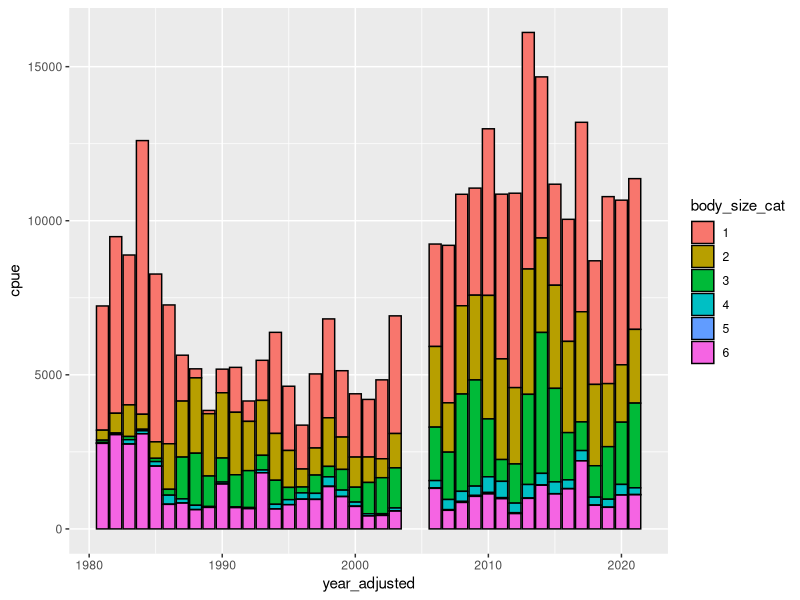
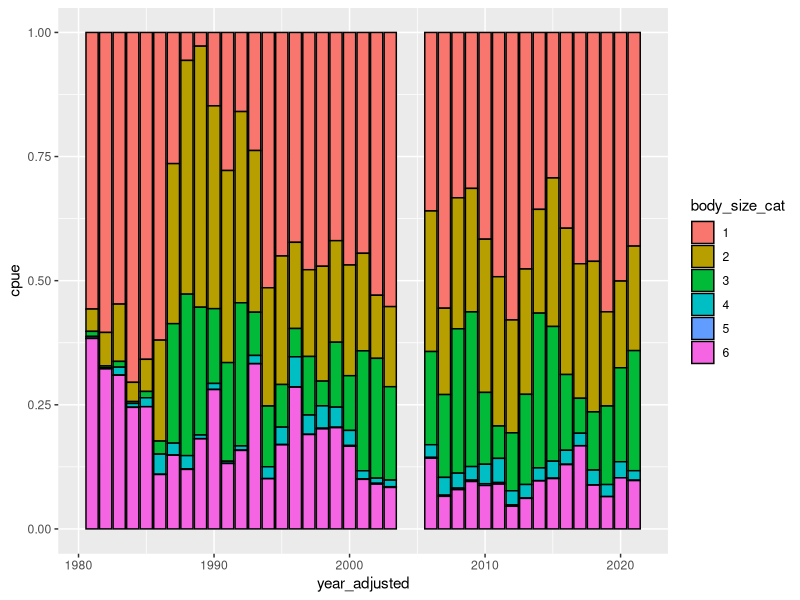
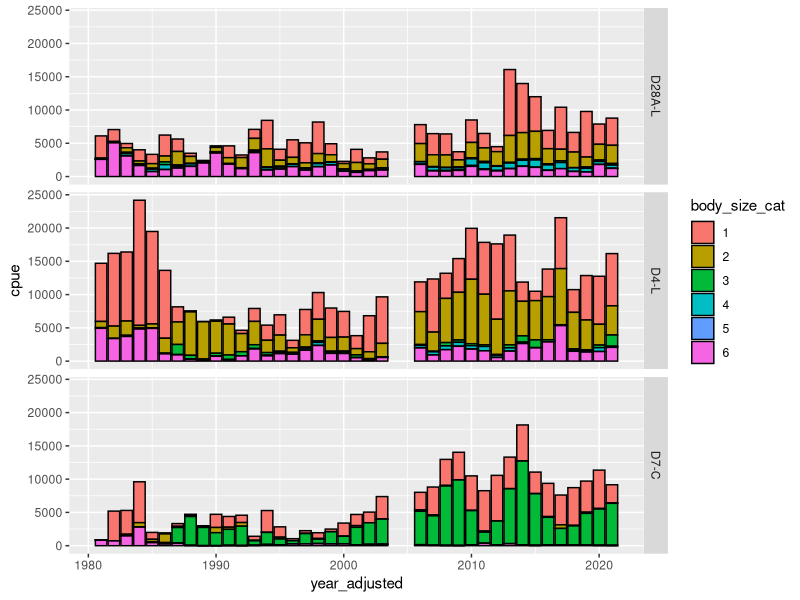
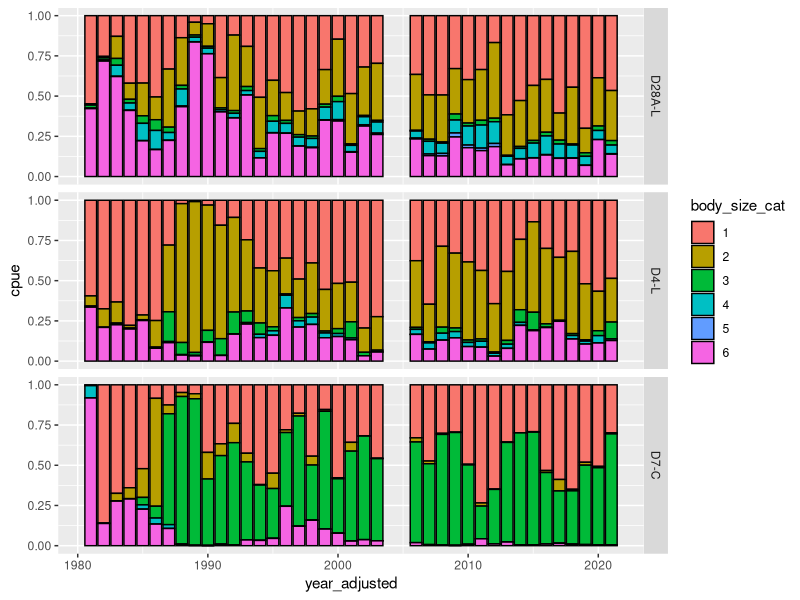
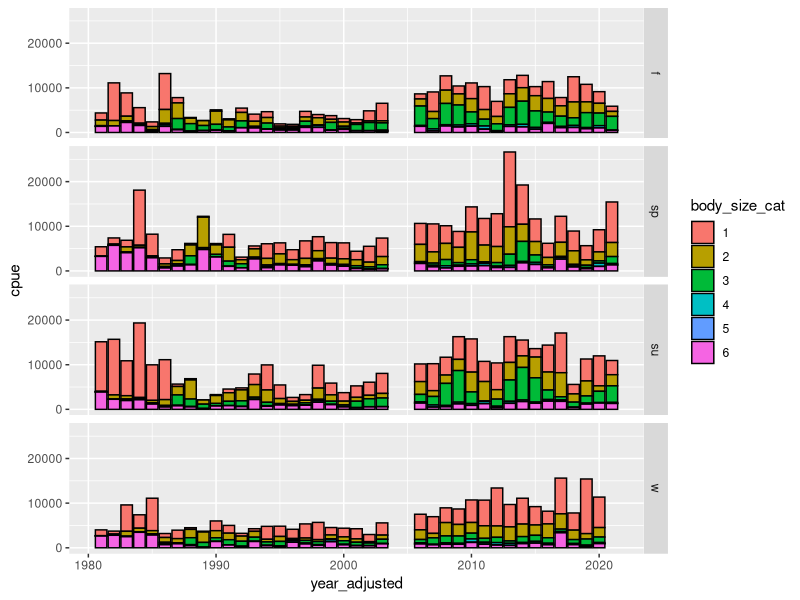
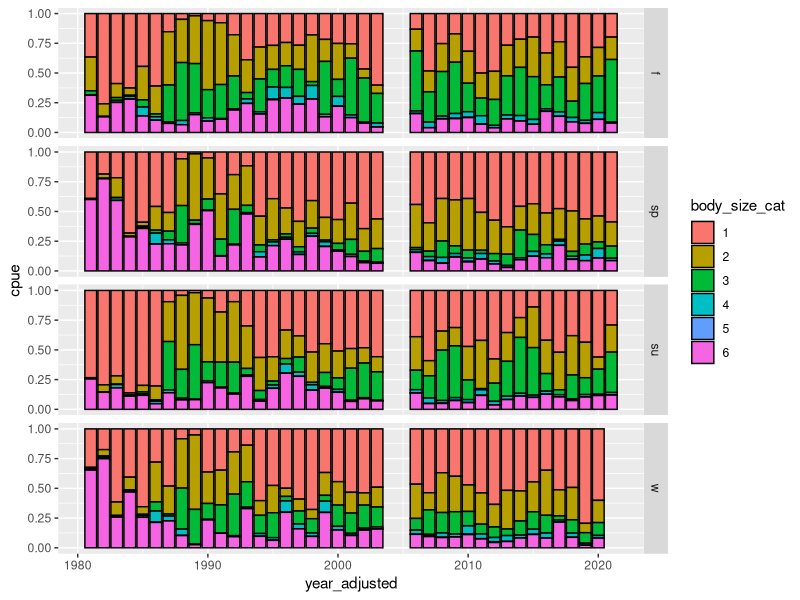
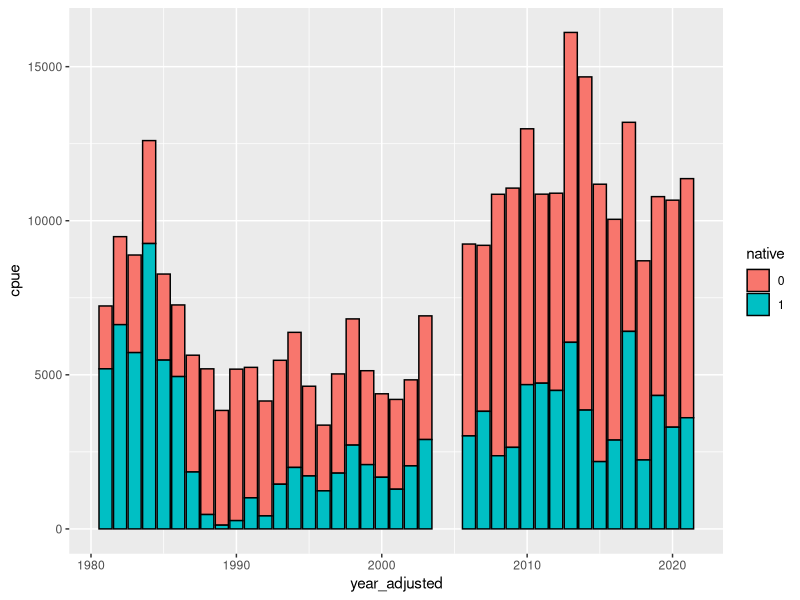
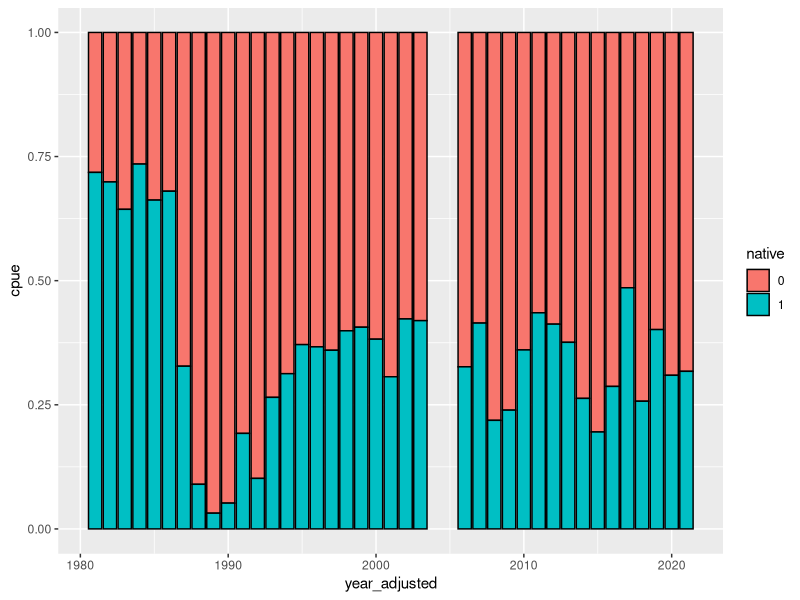

The R source for these figures, in order:
#Drought traits project
#Benthic inverts
#Abundances of taxa and distributions of traits
#Taxa in at least 10% of samples in at least one of three stations

#To do list
#look at how many taxa per size class to make sure none have only a single taxon
#make plots that look at data by water year type because benthic inverts respond a lot to that
#make plots that exclude one or both clam species
#could look at correlations between each clam species and each of the other species to see whether they
#increase or decrease; would pair well with trait data like planktonic larvae

#packages
library(tidyverse)

#read in data------------------

#three taxa that are not IDed below family level
high_taxa <- c(1090, 1270, 1290 )

#abundances for the common 10 stn taxa by station and month (n = 66)
abund10stn <- read_csv("./benthic/data_output/benthic_common10_abundances_by_station.csv") %>% 
  #drop the three taxa that are not IDed below family level
  filter(!(organism_code %in% high_taxa))

#trait data for the common 10 stn taxa
#mostly just origin and size data but also more trait data for the 14 dominant taxa
traits <- read_csv("./benthic/data_output/benthic_common10_by_stn_trait_data_filled.csv") %>% 
  glimpse()

#format the trait data--------------

#start by only keeping the origin and size info
traits_so <- traits %>% 
  #keep just the needed columns
  select(organism_code
         ,target_taxon_name
         ,native
         ,trait
         ,trait_value
  ) %>% 
  #filter traits to just include size
  #only 63 taxa because three were dropped because of NAs)
  filter(trait == "body_size_max") %>% 
  #bin size data
  mutate(
    trait_value = as.numeric(trait_value)
    ,native = as.factor(native)
    ,body_size_cat = as.factor(case_when(trait_value <= 10 ~ 1
                                        ,trait_value <= 20 ~ 2
                                        ,trait_value <= 30 ~ 3
                                        ,trait_value <= 40 ~ 4
                                        ,trait_value <= 50 ~ 5
                                        ,trait_value > 50 ~ 6
    )))%>% 
  #drop column with trait name because all the same trait
  select(-trait) %>% 
  glimpse()

#format abundance data and summarize it by trait data---------

#add season column
abund10stn_seas <- abund10stn %>% 
  mutate(
    #add season column
    season = as.factor(
      case_when(month==12 | month==1 | month==2 ~ "w"
                ,month==3 | month==4 | month==5 ~ "sp"
                ,month==6 | month==7 | month==8 ~ "su"
                ,month==9 | month==10 | month==11 ~ "f"
      )),.after = month) %>% 
  glimpse()

#join trait data to abundance data
abund_trait <- abund10stn_seas %>% 
  left_join(traits_so) %>% 
  glimpse()

#trait and abundance data without the two dominant invasive clams
#Corbicula fluminea (6730)
#Potamocorbula amurensis (6890)

clam <- c("6730","6890")

abund_trait_noclam <- abund_trait %>% 
  filter(!(organism_code %in% clam))
  
#with clams: Calculate mean CPUE by size at different time and space scales for plotting--------

#summarizing to do for plots
#year, season, station: 12 plots, 3 stations x 4 seasons (previous step accomplished this already)
#year, season: four plots, one for each season
#year, station: three plots, one for each station
#year: one plot showing annual time series combining data across all samples at all stations

#summarize by year and station
abund_trait_sz_stn_yr <- abund_trait %>% 
  #sum cpue within samples
  group_by(sample_date, station_code,year_adjusted, body_size_cat) %>% 
  summarise(tot_cpue = sum(mean_cpue),.groups ='drop')  %>% 
  #calculate mean cpue across samples within stations and years
  group_by(station_code,year_adjusted, body_size_cat) %>% 
  summarise(cpue = mean(tot_cpue),.groups ='drop') %>% 
  glimpse()

#summarize by year and season
abund_trait_sz_seas_yr <- abund_trait %>% 
  #sum cpue within samples
  group_by(sample_date,station_code,year_adjusted, season, body_size_cat) %>% 
  summarise(tot_cpue = sum(mean_cpue),.groups ='drop')  %>% 
  #calculate mean cpue across samples within stations and years
  group_by(year_adjusted, season, body_size_cat) %>% 
  summarise(cpue = mean(tot_cpue),.groups ='drop') %>% 
  glimpse()

#summarize by year
abund_trait_sz_yr <- abund_trait %>% 
  #sum cpue within samples
  group_by(sample_date, station_code,year_adjusted, body_size_cat) %>% 
  summarise(tot_cpue = sum(mean_cpue),.groups ='drop')  %>% 
  #calculate mean cpue across samples within stations and years
  group_by(year_adjusted, body_size_cat) %>% 
  summarise(cpue = mean(tot_cpue),.groups ='drop') %>% 
  glimpse()

#with clams: Calculate mean CPUE by origin at different time and space scales for plotting--------

#summarize by year and station
abund_trait_orig_stn_yr <- abund_trait %>% 
  #sum cpue within samples
  group_by(sample_date, station_code,year_adjusted, native) %>% 
  summarise(tot_cpue = sum(mean_cpue),.groups ='drop')  %>% 
  #calculate mean cpue across samples within stations and years
  group_by(station_code,year_adjusted, native) %>% 
  summarise(cpue = mean(tot_cpue),.groups ='drop') %>% 
  glimpse()

#summarize by year and season
abund_trait_orig_seas_yr <- abund_trait %>% 
  #sum cpue within samples
  group_by(sample_date,station_code,year_adjusted, season, native) %>% 
  summarise(tot_cpue = sum(mean_cpue),.groups ='drop')  %>% 
  #calculate mean cpue across samples within stations and years
  group_by(year_adjusted, season, native) %>% 
  summarise(cpue = mean(tot_cpue),.groups ='drop') %>% 
  glimpse()

#summarize by year
abund_trait_orig_yr <- abund_trait %>% 
  #sum cpue within samples
  group_by(sample_date, station_code,year_adjusted, native) %>% 
  summarise(tot_cpue = sum(mean_cpue),.groups ='drop')  %>% 
  #calculate mean cpue across samples within stations and years
  group_by(year_adjusted, native) %>% 
  summarise(cpue = mean(tot_cpue),.groups ='drop') %>% 
  glimpse()

#with clams: Calculate mean CPUE by origin and size at different time and space scales for plotting--------

#summarize by year and station
abund_trait_orig_sz_stn_yr <- abund_trait %>% 
  #sum cpue within samples
  group_by(sample_date, station_code,year_adjusted, native,body_size_cat) %>% 
  summarise(tot_cpue = sum(mean_cpue),.groups ='drop')  %>% 
  #calculate mean cpue across samples within stations and years
  group_by(station_code,year_adjusted, native,body_size_cat) %>% 
  summarise(cpue = mean(tot_cpue),.groups ='drop') %>% 
  glimpse()

#summarize by year and season
abund_trait_orig_sz_seas_yr <- abund_trait %>% 
  #sum cpue within samples
  group_by(sample_date, station_code,year_adjusted, season, native,body_size_cat) %>% 
  summarise(tot_cpue = sum(mean_cpue),.groups ='drop')  %>% 
  #calculate mean cpue across samples within stations and years
  group_by(season,year_adjusted, native,body_size_cat) %>% 
  summarise(cpue = mean(tot_cpue),.groups ='drop') %>% 
  glimpse()

#summarize by year
abund_trait_orig_sz_yr <- abund_trait %>% 
  #sum cpue within samples
  group_by(sample_date, station_code,year_adjusted, native,body_size_cat) %>% 
  summarise(tot_cpue = sum(mean_cpue),.groups ='drop')  %>% 
  #calculate mean cpue across samples within stations and years
  group_by(year_adjusted, native,body_size_cat) %>% 
  summarise(cpue = mean(tot_cpue),.groups ='drop') %>% 
  glimpse()


#body size plots---------------------
#might need to group these by water year too
#Potamocorbula amurensis is sz3
#Corbicula fluminea is sz6

#absolute abundance stacked bar plot by year
(plot_abund_sz_yr_abs <- ggplot(abund_trait_sz_yr, aes(x = year_adjusted, y = cpue, fill = body_size_cat))+
   geom_bar(stat = "identity", color = "black")
)

#relative abundance stacked bar plot by year
(plot_abund_sz_yr_rel <- ggplot(abund_trait_sz_yr, aes(x = year_adjusted, y = cpue, fill = body_size_cat))+
    geom_bar(stat = "identity", position = "fill", color = "black")
)
#sz6 generally declining
#sz4 increasing a little but not abundant to start with
#sz3 and sz4 increasing a lot
#sz1 was abundant then declined then increased again

#absolute abundance stacked bar plot by station and year
(plot_abund_sz_stn_yr_abs <- ggplot(abund_trait_sz_stn_yr, aes(x = year_adjusted, y = cpue, fill = body_size_cat))+
   geom_bar(stat = "identity", color = "black")+
   facet_grid(station_code~.)
)

#relative abundance stacked bar plot by station and year
(plot_abund_sz_stn_yr_rel <- ggplot(abund_trait_sz_stn_yr, aes(x = year_adjusted, y = cpue, fill = body_size_cat))+
    geom_bar(stat = "identity", position = "fill", color = "black")+
    facet_grid(station_code~.)
)

#absolute abundance stacked bar plot by season and year
(plot_abund_sz_seas_yr_abs <- ggplot(abund_trait_sz_seas_yr, aes(x = year_adjusted, y = cpue, fill = body_size_cat))+
    geom_bar(stat = "identity", color = "black")+
    facet_grid(season~.)
)

#relative abundance stacked bar plot by season and year
(plot_abund_sz_seas_yr_rel <- ggplot(abund_trait_sz_seas_yr, aes(x = year_adjusted, y = cpue, fill = body_size_cat))+
    geom_bar(stat = "identity", position = "fill", color = "black")+
    facet_grid(season~.)
)

#origin based plots---------------------

#absolute abundance stacked bar plot by year
(plot_abund_orig_yr_abs <- ggplot(abund_trait_orig_yr, aes(x = year_adjusted, y = cpue, fill = native))+
   geom_bar(stat = "identity", color = "black")
)

#relative abundance stacked bar plot by year
(plot_abund_orig_yr_rel <- ggplot(abund_trait_orig_yr, aes(x = year_adjusted, y = cpue, fill = native))+
    geom_bar(stat = "identity", position = "fill", color = "black")
)
#abundances have increased through time largely throug increase in non-natives
#also less variable through time in recent years

#absolute abundance stacked bar plot by station and year
(plot_abund_orig_stn_yr_abs <- ggplot(abund_trait_orig_stn_yr, aes(x = year_adjusted, y = cpue, fill = native))+
    geom_bar(stat = "identity", color = "black")+
    facet_grid(station_code~.)
)
#wow D7 is virtually all non-natives starting in 1985
#looks like currently maybe the natives only have a chance during really wet years like 2017 and 2011

#relative abundance stacked bar plot by station and year
(plot_abund_orig_stn_yr_rel <- ggplot(abund_trait_orig_stn_yr, aes(x = year_adjusted, y = cpue, fill = native))+
    geom_bar(stat = "identity", position = "fill", color = "black")+
    facet_grid(station_code~.)
)

#absolute abundance stacked bar plot by season and year
(plot_abund_orig_seas_yr_abs <- ggplot(abund_trait_orig_seas_yr, aes(x = year_adjusted, y = cpue, fill = native))+
    geom_bar(stat = "identity", color = "black")+
    facet_grid(season~.)
)

#relative abundance stacked bar plot by season and year
(plot_abund_orig_seas_yr_rel <- ggplot(abund_trait_orig_seas_yr, aes(x = year_adjusted, y = cpue, fill = native))+
    geom_bar(stat = "identity", position = "fill", color = "black")+
    facet_grid(season~.)
)

#origin and body size plots---------------------

#absolute abundance stacked bar plot by year
(plot_abund_orig_sz_yr_abs <- ggplot(abund_trait_orig_sz_yr, aes(x = year_adjusted, y = cpue, fill = body_size_cat))+
   geom_bar(stat = "identity", color = "black")+
   facet_grid(native~.)
)

#relative abundance stacked bar plot by year
(plot_abund_orig_sz_yr_rel <- ggplot(abund_trait_orig_sz_yr, aes(x = year_adjusted, y = cpue, fill = body_size_cat))+
    geom_bar(stat = "identity", position = "fill", color = "black")+
    facet_grid(native~.)
)

#absolute abundance stacked bar plot by station and year
(plot_abund_orig_sz_stn_yr_abs <- ggplot(abund_trait_orig_sz_stn_yr, aes(x = year_adjusted, y = cpue, fill = body_size_cat))+
    geom_bar(stat = "identity", color = "black")+
    facet_grid(station_code~native)
)

#relative abundance stacked bar plot by station and year
(plot_abund_orig_sz_stn_yr_rel <- ggplot(abund_trait_orig_sz_stn_yr, aes(x = year_adjusted, y = cpue, fill = body_size_cat))+
    geom_bar(stat = "identity", position = "fill", color = "black")+
    facet_grid(station_code~native)
)

#absolute abundance stacked bar plot by season and year
(plot_abund_orig_sz_seas_yr_abs <- ggplot(abund_trait_orig_sz_seas_yr, aes(x = year_adjusted, y = cpue, fill = body_size_cat))+
    geom_bar(stat = "identity", color = "black")+
    facet_grid(season~.)
)

#relative abundance stacked bar plot by season and year
(plot_abund_orig_sz_seas_yr_rel <- ggplot(abund_trait_orig_sz_seas_yr, aes(x = year_adjusted, y = cpue, fill = body_size_cat))+
    geom_bar(stat = "identity", position = "fill", color = "black")+
    facet_grid(season~.)
)


#no clams: Calculate mean CPUE by size at different time and space scales for plotting--------

#summarize by year and station
abund_trait_noclam_sz_stn_yr <- abund_trait_noclam %>% 
  #sum cpue within samples
  group_by(sample_date, station_code,year_adjusted, body_size_cat) %>% 
  summarise(tot_cpue = sum(mean_cpue),.groups ='drop')  %>% 
  group_by(station_code,year_adjusted, body_size_cat) %>% 
  summarise(cpue = mean(tot_cpue),.groups ='drop') %>% 
  glimpse()

#summarize by year and season
abund_trait_noclam_sz_seas_yr <- abund_trait_noclam %>% 
  #sum cpue within samples
  group_by(sample_date, station_code,year_adjusted, season, body_size_cat) %>% 
  summarise(tot_cpue = sum(mean_cpue),.groups ='drop')  %>% 
  group_by(year_adjusted, season, body_size_cat) %>% 
  summarise(cpue = mean(tot_cpue),.groups ='drop') %>% 
  glimpse()

#summarize by year
abund_trait_noclam_sz_yr <- abund_trait_noclam %>% 
  #sum cpue within samples
  group_by(sample_date, station_code,year_adjusted, body_size_cat) %>% 
  summarise(tot_cpue = sum(mean_cpue),.groups ='drop')  %>% 
  group_by(year_adjusted, body_size_cat) %>% 
  summarise(cpue = mean(tot_cpue),.groups ='drop') %>% 
  glimpse()

#No clam: Calculate mean CPUE by origin at different time and space scales for plotting--------

#summarize by year and station
abund_trait_noclam_orig_stn_yr <- abund_trait_noclam %>% 
  #sum cpue within samples
  group_by(sample_date, station_code,year_adjusted, native) %>% 
  summarise(tot_cpue = sum(mean_cpue),.groups ='drop')  %>% 
  group_by(station_code,year_adjusted, native) %>% 
  summarise(cpue = mean(tot_cpue),.groups ='drop') %>% 
  glimpse()

#summarize by year and season
abund_trait_noclam_orig_seas_yr <- abund_trait_noclam %>% 
  #sum cpue within samples
  group_by(sample_date, station_code,year_adjusted, season, native) %>% 
  summarise(tot_cpue = sum(mean_cpue),.groups ='drop')  %>% 
  group_by(year_adjusted, season, native) %>% 
  summarise(cpue = mean(tot_cpue),.groups ='drop') %>% 
  glimpse()

#summarize by year
abund_trait_noclam_orig_yr <- abund_trait_noclam %>% 
  #sum cpue within samples
  group_by(sample_date, station_code,year_adjusted, native) %>% 
  summarise(tot_cpue = sum(mean_cpue),.groups ='drop')  %>% 
  group_by(year_adjusted, native) %>% 
  summarise(cpue = mean(tot_cpue),.groups ='drop') %>% 
  glimpse()

#No clam: Calculate mean CPUE by origin and size at different time and space scales for plotting--------

#summarize by year and station
abund_trait_noclam_orig_sz_stn_yr <- abund_trait_noclam %>% 
  #sum cpue within samples
  group_by(sample_date, station_code,year_adjusted, native, body_size_cat) %>% 
  summarise(tot_cpue = sum(mean_cpue),.groups ='drop')  %>% 
  group_by(station_code,year_adjusted, native, body_size_cat) %>% 
  summarise(cpue = mean(tot_cpue),.groups ='drop') %>% 
  glimpse()

#summarize by year and season
abund_trait_noclam_orig_sz_seas_yr <- abund_trait_noclam %>% 
  #sum cpue within samples
  group_by(sample_date, station_code,year_adjusted, season, native, body_size_cat) %>% 
  summarise(tot_cpue = sum(mean_cpue),.groups ='drop')  %>% 
  group_by(year_adjusted, season, native, body_size_cat) %>% 
  summarise(cpue = mean(tot_cpue),.groups ='drop') %>% 
  glimpse()

#summarize by year
abund_trait_noclam_orig_sz_yr <- abund_trait_noclam %>% 
  #sum cpue within samples
  group_by(sample_date, station_code,year_adjusted, native, body_size_cat) %>% 
  summarise(tot_cpue = sum(mean_cpue),.groups ='drop')  %>% 
  group_by(year_adjusted, native, body_size_cat) %>% 
  summarise(cpue = mean(tot_cpue),.groups ='drop') %>% 
  glimpse()


#no clam: body size plots---------------------

#absolute abundance stacked bar plot by year
(plot_abund_noclam_sz_yr_abs <- ggplot(abund_trait_noclam_sz_yr, aes(x = year_adjusted, y = cpue, fill = body_size_cat))+
   geom_bar(stat = "identity", color = "black")
)

#relative abundance stacked bar plot by year
(plot_abund_noclam_sz_yr_rel <- ggplot(abund_trait_noclam_sz_yr, aes(x = year_adjusted, y = cpue, fill = body_size_cat))+
    geom_bar(stat = "identity", position = "fill", color = "black")
)

#absolute abundance stacked bar plot by station and year
(plot_abund_noclam_sz_stn_yr_abs <- ggplot(abund_trait_noclam_sz_stn_yr, aes(x = year_adjusted, y = cpue, fill = body_size_cat))+
    geom_bar(stat = "identity", color = "black")+
    facet_grid(station_code~.)
)

#relative abundance stacked bar plot by station and year
(plot_abund_noclam_sz_stn_yr_rel <- ggplot(abund_trait_noclam_sz_stn_yr, aes(x = year_adjusted, y = cpue, fill = body_size_cat))+
    geom_bar(stat = "identity", position = "fill", color = "black")+
    facet_grid(station_code~.)
)

#absolute abundance stacked bar plot by season and year
(plot_abund_noclam_sz_seas_yr_abs <- ggplot(abund_trait_noclam_sz_seas_yr, aes(x = year_adjusted, y = cpue, fill = body_size_cat))+
    geom_bar(stat = "identity", color = "black")+
    facet_grid(season~.)
)

#relative abundance stacked bar plot by season and year
(plot_abund_noclam_sz_seas_yr_rel <- ggplot(abund_trait_noclam_sz_seas_yr, aes(x = year_adjusted, y = cpue, fill = body_size_cat))+
    geom_bar(stat = "identity", position = "fill", color = "black")+
    facet_grid(season~.)
)

#no clams: origin based plots---------------------

#absolute abundance stacked bar plot by year
(plot_abund_noclam_orig_yr_abs <- ggplot(abund_trait_noclam_orig_yr, aes(x = year_adjusted, y = cpue, fill = native))+
   geom_bar(stat = "identity", color = "black")
)

#relative abundance stacked bar plot by year
(plot_abund_noclam_orig_yr_rel <- ggplot(abund_trait_noclam_orig_yr, aes(x = year_adjusted, y = cpue, fill = native))+
    geom_bar(stat = "identity", position = "fill", color = "black")
)


#absolute abundance stacked bar plot by station and year
(plot_abund_noclam_orig_stn_yr_abs <- ggplot(abund_trait_noclam_orig_stn_yr, aes(x = year_adjusted, y = cpue, fill = native))+
    geom_bar(stat = "identity", color = "black")+
    facet_grid(station_code~.)
)

#relative abundance stacked bar plot by station and year
(plot_abund_noclam_orig_stn_yr_rel <- ggplot(abund_trait_noclam_orig_stn_yr, aes(x = year_adjusted, y = cpue, fill = native))+
    geom_bar(stat = "identity", position = "fill", color = "black")+
    facet_grid(station_code~.)
)

#absolute abundance stacked bar plot by season and year
(plot_abund_noclam_orig_seas_yr_abs <- ggplot(abund_trait_noclam_orig_seas_yr, aes(x = year_adjusted, y = cpue, fill = native))+
    geom_bar(stat = "identity", color = "black")+
    facet_grid(season~.)
)

#relative abundance stacked bar plot by season and year
(plot_abund_noclam_orig_seas_yr_rel <- ggplot(abund_trait_noclam_orig_seas_yr, aes(x = year_adjusted, y = cpue, fill = native))+
    geom_bar(stat = "identity", position = "fill", color = "black")+
    facet_grid(season~.)
)

#no clams: origin and body size plots---------------------

#absolute abundance stacked bar plot by year
(plot_abund_noclam_orig_sz_yr_abs <- ggplot(abund_trait_noclam_orig_sz_yr, aes(x = year_adjusted, y = cpue, fill = body_size_cat))+
   geom_bar(stat = "identity", color = "black")+
   facet_grid(native~.)
)

#relative abundance stacked bar plot by year
(plot_abund_noclam_orig_sz_yr_rel <- ggplot(abund_trait_noclam_orig_sz_yr, aes(x = year_adjusted, y = cpue, fill = body_size_cat))+
    geom_bar(stat = "identity", position = "fill", color = "black")+
    facet_grid(native~.)
)

#absolute abundance stacked bar plot by station and year
(plot_abund_noclam_orig_sz_stn_yr_abs <- ggplot(abund_trait_noclam_orig_sz_stn_yr, aes(x = year_adjusted, y = cpue, fill = body_size_cat))+
    geom_bar(stat = "identity", color = "black")+
    facet_grid(station_code~native)
)

#relative abundance stacked bar plot by station and year
(plot_abund_noclam_orig_sz_stn_yr_rel <- ggplot(abund_trait_noclam_orig_sz_stn_yr, aes(x = year_adjusted, y = cpue, fill = body_size_cat))+
    geom_bar(stat = "identity", position = "fill", color = "black")+
    facet_grid(station_code~native)
)

#absolute abundance stacked bar plot by season and year
(plot_abund_noclam_orig_sz_seas_yr_abs <- ggplot(abund_trait_noclam_orig_sz_seas_yr, aes(x = year_adjusted, y = cpue, fill = body_size_cat))+
    geom_bar(stat = "identity", color = "black")+
    facet_grid(season~.)
)

#relative abundance stacked bar plot by season and year
(plot_abund_noclam_orig_sz_seas_yr_rel <- ggplot(abund_trait_noclam_orig_sz_seas_yr, aes(x = year_adjusted, y = cpue, fill = body_size_cat))+
    geom_bar(stat = "identity", position = "fill", color = "black")+
    facet_grid(season~.)
)
